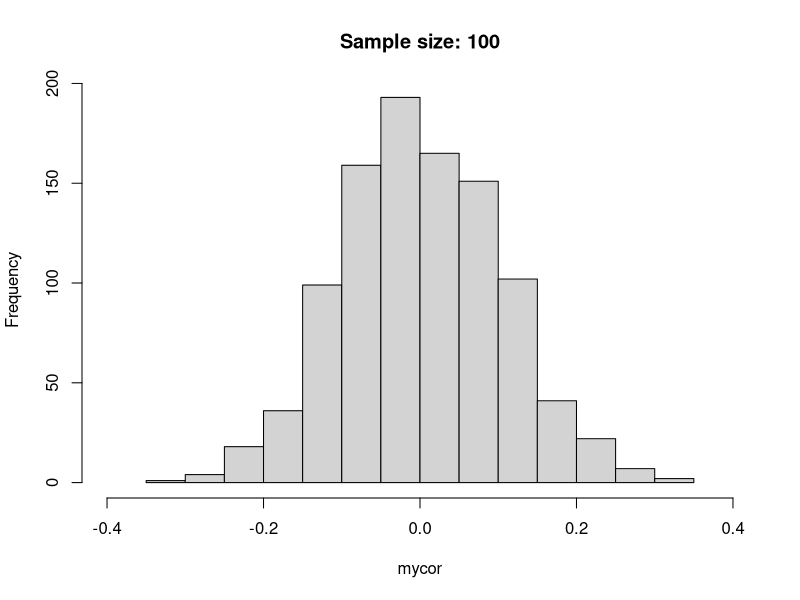
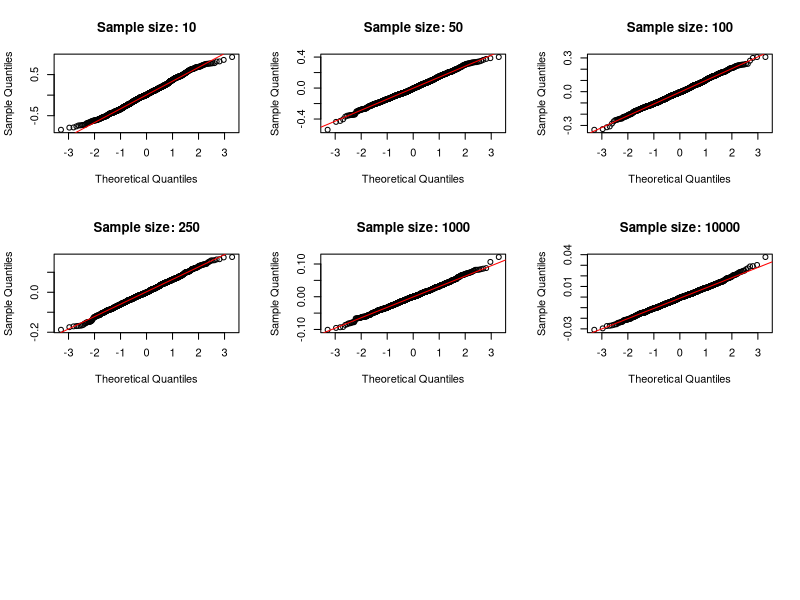
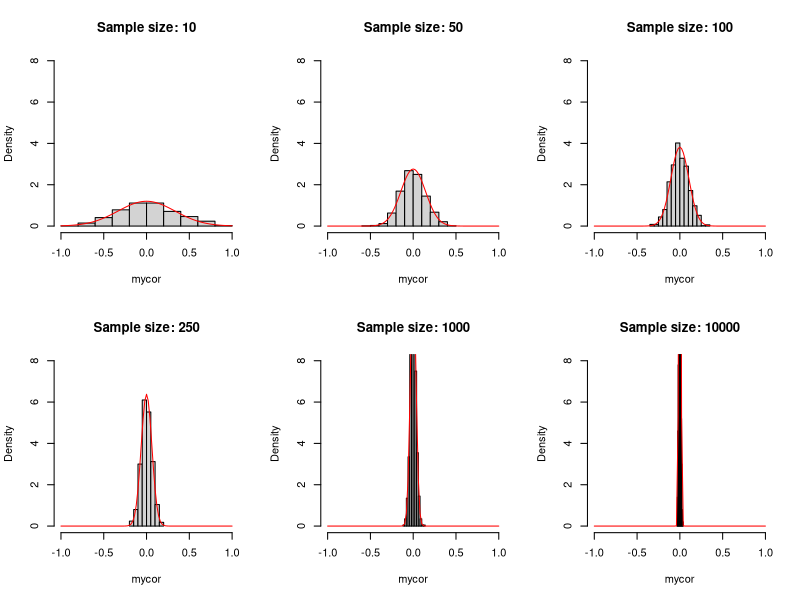

Generate these figures, in order, with R:
# Sally Shearer

library("ggplot2")

# revised replication of professor's in class function
n <- c(100)
set.seed(1)
for (j in n){
  mycor <- rep(0,1000)
  for (i in 1:1000){
    x <- rnorm(j)
    y <- rnorm(j)
    mycor[i] <- cor(x,y)
  }
  hist(mycor, xlim = c(-.4, .4), main = paste('Sample size:', j))
}

#plotting qqplot
par(mfrow=c(3,3))
n <- c(10, 50, 100, 250, 1000, 10000)
set.seed(1)
for (j in n){
  mycor <- rep(0,1000)
  for (i in 1:1000){
    x <- rnorm(j)
    y <- rnorm(j)
    mycor[i]<- cor(x,y)
  }
  qqnorm(mycor, main = paste('Sample size:', j))
  qqline(mycor, col='red')
}

#plotting histograms w/ normal distribution curve
par(mfrow=c(2,3))
n <- c(10, 50, 100, 250, 1000, 10000)
set.seed(1)
for (j in n){
  mycor <- rep(0,1000)
  for (i in 1:1000){
    x <- rnorm(j)
    y <- rnorm(j)
    mycor[i] <- cor(x,y)
  }
  hist(mycor, probability = TRUE, xlim = c(-1, 1), ylim =c(0,8), main = paste('Sample size:', j))
  curve(dnorm(x, 0, sd(mycor)), add = TRUE, col = 'red')
}



